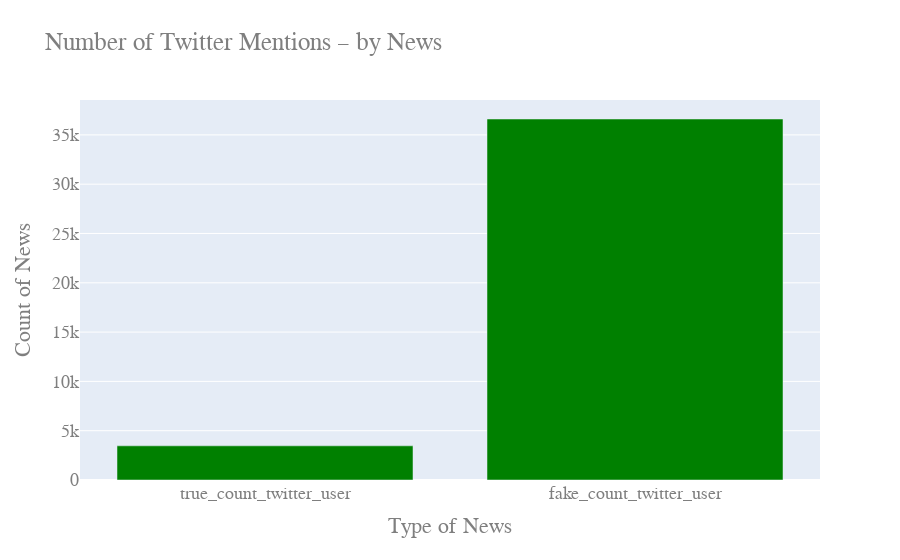

Here is the notebook cell this chart was saved with:
### Code cell
fg=go.Figure()
fg.add_trace(go.Bar(x=['true_count_twitter_user','fake_count_twitter_user'],y=[true_count_twitter_user,fake_count_twitter_user],marker_color='green',name='Twitter related user mentions'))
fg.update_layout(
    title="Number of Twitter Mentions – by News",
    xaxis_title="Type of News",
    yaxis_title="Count of News",
    font=dict(
        family="Courier New, monospace",
        size=18,
        color="#7f7f7f"))

fg.show()

### Figure 1 — Plotly figure (JSON) as saved in the notebook; plotly's stock layout.template omitted (floating-point values rounded to 4 significant figures)
{"data": [{"marker": {"color": "green"}, "name": "Twitter related user mentions", "type": "bar", "x": ["true_count_twitter_user", "fake_count_twitter_user"], "y": [3465, 36610]}], "layout": {"font": {"color": "#7f7f7f", "family": "Courier New, monospace", "size": 18}, "title": {"text": "Number of Twitter Mentions – by News"}, "xaxis": {"title": {"text": "Type of News"}}, "yaxis": {"title": {"text": "Count of News"}}}}
